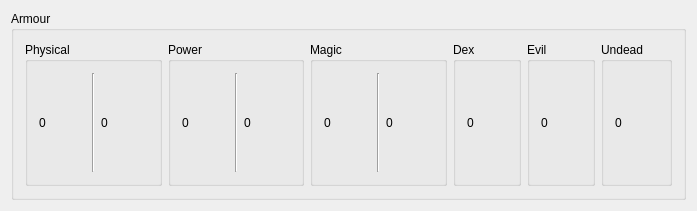
<?xml version="1.0" encoding="UTF-8"?>
<ui version="4.0">
 <class>vieBBArmourWidget</class>
 <widget class="QWidget" name="vieBBArmourWidget">
  <property name="geometry">
   <rect>
    <x>0</x>
    <y>0</y>
    <width>697</width>
    <height>211</height>
   </rect>
  </property>
  <property name="windowTitle">
   <string>vieBBArmourWidget</string>
  </property>
  <layout class="QHBoxLayout" name="horizontalLayout_8">
   <item>
    <widget class="QGroupBox" name="groupBox_7">
     <property name="title">
      <string>Armour</string>
     </property>
     <layout class="QHBoxLayout" name="horizontalLayout" stretch="2,2,2,1,1,1">
      <item>
       <widget class="QGroupBox" name="groupBox">
        <property name="title">
         <string>Physical</string>
        </property>
        <layout class="QHBoxLayout" name="horizontalLayout_2">
         <item>
          <widget class="QLabel" name="purePhysical">
           <property name="text">
            <string>0</string>
           </property>
          </widget>
         </item>
         <item>
          <widget class="Line" name="line">
           <property name="orientation">
            <enum>Qt::Vertical</enum>
           </property>
          </widget>
         </item>
         <item>
          <widget class="QLabel" name="dexPhysical">
           <property name="text">
            <string>0</string>
           </property>
          </widget>
         </item>
        </layout>
       </widget>
      </item>
      <item>
       <widget class="QGroupBox" name="groupBox_2">
        <property name="title">
         <string>Power</string>
        </property>
        <layout class="QHBoxLayout" name="horizontalLayout_3">
         <item>
          <widget class="QLabel" name="purePower">
           <property name="text">
            <string>0</string>
           </property>
          </widget>
         </item>
         <item>
          <widget class="Line" name="line_2">
           <property name="orientation">
            <enum>Qt::Vertical</enum>
           </property>
          </widget>
         </item>
         <item>
          <widget class="QLabel" name="dexPower">
           <property name="text">
            <string>0</string>
           </property>
          </widget>
         </item>
        </layout>
       </widget>
      </item>
      <item>
       <widget class="QGroupBox" name="groupBox_4">
        <property name="title">
         <string>Magic</string>
        </property>
        <layout class="QHBoxLayout" name="horizontalLayout_4">
         <item>
          <widget class="QLabel" name="pureMagic">
           <property name="text">
            <string>0</string>
           </property>
          </widget>
         </item>
         <item>
          <widget class="Line" name="line_4">
           <property name="orientation">
            <enum>Qt::Vertical</enum>
           </property>
          </widget>
         </item>
         <item>
          <widget class="QLabel" name="dexMagic">
           <property name="text">
            <string>0</string>
           </property>
          </widget>
         </item>
        </layout>
       </widget>
      </item>
      <item>
       <widget class="QGroupBox" name="groupBox_3">
        <property name="title">
         <string>Dex</string>
        </property>
        <layout class="QHBoxLayout" name="horizontalLayout_5">
         <item>
          <widget class="QLabel" name="dex">
           <property name="text">
            <string>0</string>
           </property>
          </widget>
         </item>
        </layout>
       </widget>
      </item>
      <item>
       <widget class="QGroupBox" name="groupBox_5">
        <property name="title">
         <string>Evil</string>
        </property>
        <layout class="QHBoxLayout" name="horizontalLayout_6">
         <item>
          <widget class="QLabel" name="evil">
           <property name="text">
            <string>0</string>
           </property>
          </widget>
         </item>
        </layout>
       </widget>
      </item>
      <item>
       <widget class="QGroupBox" name="groupBox_6">
        <property name="title">
         <string>Undead</string>
        </property>
        <layout class="QHBoxLayout" name="horizontalLayout_7">
         <item>
          <widget class="QLabel" name="undead">
           <property name="text">
            <string>0</string>
           </property>
          </widget>
         </item>
        </layout>
       </widget>
      </item>
     </layout>
    </widget>
   </item>
  </layout>
 </widget>
 <layoutdefault spacing="6" margin="11"/>
 <resources/>
 <connections/>
</ui>
